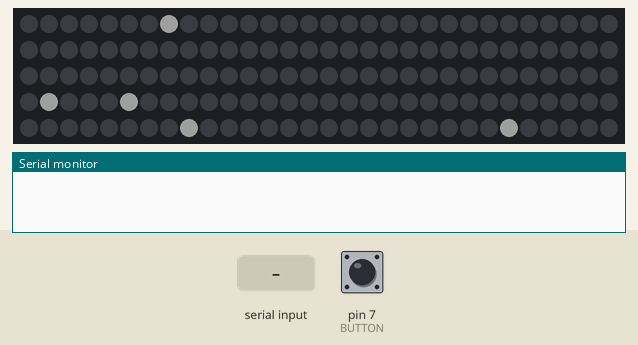
Bench run of a sketch on a simulated Arduino Uno, built with avr-gcc and run on an emulated ATmega328P. Shown: 150 RGB LEDs in strip order, left to right, continuing on the next row, the last lines printed to the serial monitor. The inputs (shaded band) are chosen by the test bench; at power-on: pin 7 (BUTTON) LOW. Dim RGB values are drawn brighter than linear; random numbers use the default seed unless the sketch sets one.

Above: at 1.2 s.
1.3 s: "2\n" received over Serial
3.0 s: "1\n" received over Serial
4.8 s: "3\n" received over Serial
At 5.2 s:
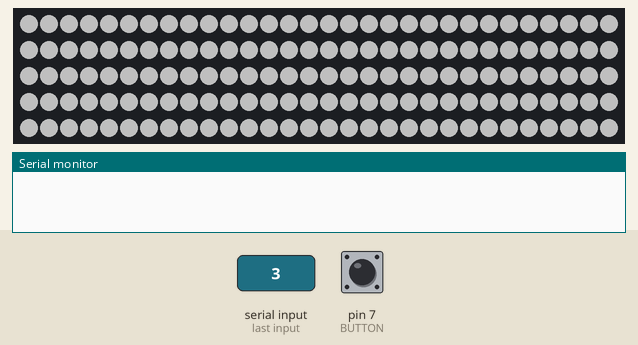
7.4 s: "4\n" received over Serial
At 7.8 s:
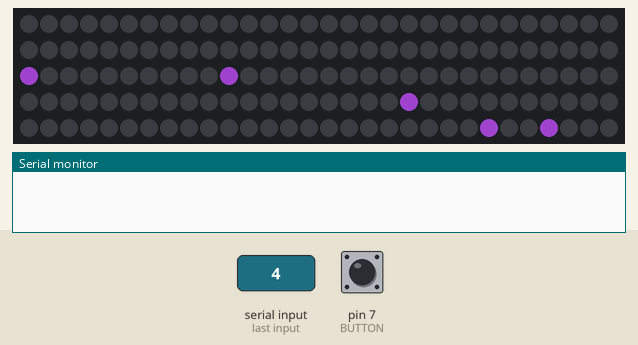
10.4 s: "2\n" received over Serial
At 11.0 s:
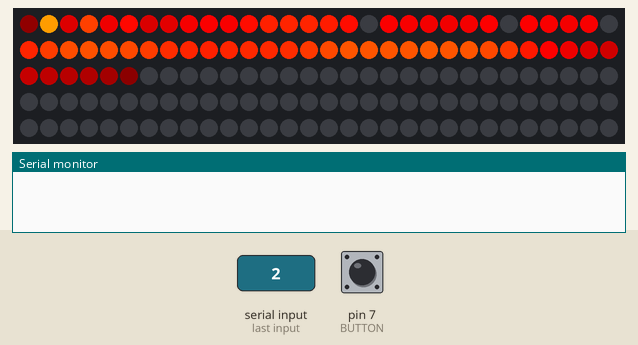
13.2 s: pin 7 (BUTTON) pulled HIGH for 0.15 s
At 14.0 s:
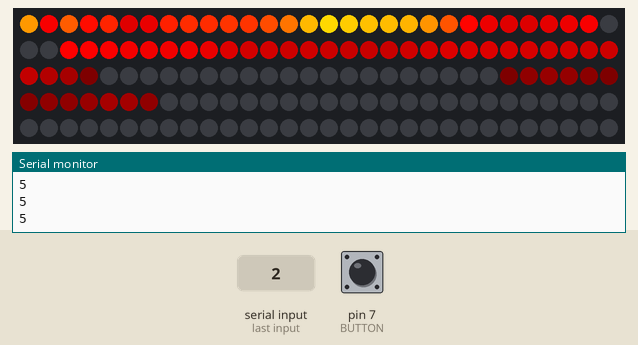

The sketch:

venice.ino
```cpp
#include "FastLED.h"
#include <EEPROM.h>
#define NUM_LEDS 150
CRGB leds[NUM_LEDS];
#define PIN 13

#define BUTTON 7
byte effect = 6;
float k = 0; //running variable in the mainloop responsible for fadeInOut function
bool k_increase = true; //set the FadeInOut Direction

void setup()
{
  FastLED.addLeds<WS2811, PIN, GRB>(leds, NUM_LEDS).setCorrection( TypicalLEDStrip );
  pinMode(2,INPUT_PULLUP);  // internal pull-up resistor
  pinMode(BUTTON, INPUT);
  Serial.begin(9600);

}

// *** REPLACE FROM HERE ***
void loop() {
  if (k == 0) {
    k_increase = true;
  }
  if (k == 255) {
    k_increase = false;
  }
  if (k_increase == true) {
    k++;
  } else {
    k--;
  }

  if (digitalRead(BUTTON) == HIGH) {
    Serial.println("5");
//    Serial.println(count);
  }

  if (Serial.available() >0) {
    String data = Serial.readStringUntil('\n');
    if (data[0] == '1') {
      effect = 6;
    }
    else if (data[0] == '2') {
      effect = 15;
    }
    else if (data[0] == '3') {
      effect = 1;
    }
    else if (data[0] == '4') {
      effect = 2;
    }
//    EEPROM.put(0,effect);
//    Serial.println(data);
  }


  switch(effect) {

    case 1  : {

                setAll(k,k,k);
                showStrip();
                //Twinkle(0xaf, 0x00, 0x00, 50, 300, false);
                break;
              }

    case 2  : {
                // Strobe - Color (red, green, blue), number of flashes, flash speed, end pause
                // Strobe(0x10, 0x10, 0x10, 2, 50, 200);
                Twinkle(0x5A, 0x26, 0x75, 10, 500, false);
                break;
              }


    case 6  : {
                // Twinkle - Color (red, green, blue), count, speed delay, only one twinkle (true/false)
                Twinkle(0x1f, 0x1f, 0x1f, 10, 100, false);
                break;
              }


    case 15 : {
                // Fire - Cooling rate, Sparking rate, speed delay
                Fire(55,120,15);
                break;
              }

  }
}

// *************************
// ** LEDEffect Functions **
// *************************

void RGBLoop(){
  for(int j = 0; j < 3; j++ ) {
    // Fade IN
    for(int k = 0; k < 256; k++) {
      switch(j) {
        case 0: setAll(k,0,0); break;
        case 1: setAll(0,k,0); break;
        case 2: setAll(0,0,k); break;
      }
      showStrip();
      delay(3);
    }
    // Fade OUT
    for(int k = 255; k >= 0; k--) {
      switch(j) {
        case 0: setAll(k,0,0); break;
        case 1: setAll(0,k,0); break;
        case 2: setAll(0,0,k); break;
      }
      showStrip();
      delay(3);
    }
  }
}

void FadeInOut(byte red, byte green, byte blue){
  float r, g, b;

  for(int k = 0; k < 256; k=k+1) {
    r = (k/256.0)*red;
    g = (k/256.0)*green;
    b = (k/256.0)*blue;
    setAll(r,g,b);
    showStrip();
  }

  for(int k = 255; k >= 0; k=k-2) {
    r = (k/256.0)*red;
    g = (k/256.0)*green;
    b = (k/256.0)*blue;
    setAll(r,g,b);
    showStrip();
  }
}

void Strobe(byte red, byte green, byte blue, int StrobeCount, int FlashDelay, int EndPause){
  for(int j = 0; j < StrobeCount; j++) {
    setAll(red,green,blue);
    showStrip();
    delay(FlashDelay);
    setAll(0,0,0);
    showStrip();
    delay(FlashDelay);
  }

 delay(EndPause);
}

void HalloweenEyes(byte red, byte green, byte blue,
                   int EyeWidth, int EyeSpace,
                   boolean Fade, int Steps, int FadeDelay,
                   int EndPause){
  randomSeed(analogRead(0));

  int i;
  int StartPoint  = random( 0, NUM_LEDS - (2*EyeWidth) - EyeSpace );
  int Start2ndEye = StartPoint + EyeWidth + EyeSpace;

  for(i = 0; i < EyeWidth; i++) {
    setPixel(StartPoint + i, red, green, blue);
    setPixel(Start2ndEye + i, red, green, blue);
  }

  showStrip();

  if(Fade==true) {
    float r, g, b;

    for(int j = Steps; j >= 0; j--) {
      r = j*(red/Steps);
      g = j*(green/Steps);
      b = j*(blue/Steps);

      for(i = 0; i < EyeWidth; i++) {
        setPixel(StartPoint + i, r, g, b);
        setPixel(Start2ndEye + i, r, g, b);
      }

      showStrip();
      delay(FadeDelay);
    }
  }

  setAll(0,0,0); // Set all black

  delay(EndPause);
}

void CylonBounce(byte red, byte green, byte blue, int EyeSize, int SpeedDelay, int ReturnDelay){

  for(int i = 0; i < NUM_LEDS-EyeSize-2; i++) {
    setAll(0,0,0);
    setPixel(i, red/10, green/10, blue/10);
    for(int j = 1; j <= EyeSize; j++) {
      setPixel(i+j, red, green, blue);
    }
    setPixel(i+EyeSize+1, red/10, green/10, blue/10);
    showStrip();
    delay(SpeedDelay);
  }

  delay(ReturnDelay);

  for(int i = NUM_LEDS-EyeSize-2; i > 0; i--) {
    setAll(0,0,0);
    setPixel(i, red/10, green/10, blue/10);
    for(int j = 1; j <= EyeSize; j++) {
      setPixel(i+j, red, green, blue);
    }
    setPixel(i+EyeSize+1, red/10, green/10, blue/10);
    showStrip();
    delay(SpeedDelay);
  }

  delay(ReturnDelay);
}

void NewKITT(byte red, byte green, byte blue, int EyeSize, int SpeedDelay, int ReturnDelay){
  RightToLeft(red, green, blue, EyeSize, SpeedDelay, ReturnDelay);
  LeftToRight(red, green, blue, EyeSize, SpeedDelay, ReturnDelay);
  OutsideToCenter(red, green, blue, EyeSize, SpeedDelay, ReturnDelay);
  CenterToOutside(red, green, blue, EyeSize, SpeedDelay, ReturnDelay);
  LeftToRight(red, green, blue, EyeSize, SpeedDelay, ReturnDelay);
  RightToLeft(red, green, blue, EyeSize, SpeedDelay, ReturnDelay);
  OutsideToCenter(red, green, blue, EyeSize, SpeedDelay, ReturnDelay);
  CenterToOutside(red, green, blue, EyeSize, SpeedDelay, ReturnDelay);
}

// used by NewKITT
void CenterToOutside(byte red, byte green, byte blue, int EyeSize, int SpeedDelay, int ReturnDelay) {
  for(int i =((NUM_LEDS-EyeSize)/2); i>=0; i--) {
    setAll(0,0,0);

    setPixel(i, red/10, green/10, blue/10);
    for(int j = 1; j <= EyeSize; j++) {
      setPixel(i+j, red, green, blue);
    }
    setPixel(i+EyeSize+1, red/10, green/10, blue/10);

    setPixel(NUM_LEDS-i, red/10, green/10, blue/10);
    for(int j = 1; j <= EyeSize; j++) {
      setPixel(NUM_LEDS-i-j, red, green, blue);
    }
    setPixel(NUM_LEDS-i-EyeSize-1, red/10, green/10, blue/10);

    showStrip();
    delay(SpeedDelay);
  }
  delay(ReturnDelay);
}

// used by NewKITT
void OutsideToCenter(byte red, byte green, byte blue, int EyeSize, int SpeedDelay, int ReturnDelay) {
  for(int i = 0; i<=((NUM_LEDS-EyeSize)/2); i++) {
    setAll(0,0,0);

    setPixel(i, red/10, green/10, blue/10);
    for(int j = 1; j <= EyeSize; j++) {
      setPixel(i+j, red, green, blue);
    }
    setPixel(i+EyeSize+1, red/10, green/10, blue/10);

    setPixel(NUM_LEDS-i, red/10, green/10, blue/10);
    for(int j = 1; j <= EyeSize; j++) {
      setPixel(NUM_LEDS-i-j, red, green, blue);
    }
    setPixel(NUM_LEDS-i-EyeSize-1, red/10, green/10, blue/10);

    showStrip();
    delay(SpeedDelay);
  }
  delay(ReturnDelay);
}

// used by NewKITT
void LeftToRight(byte red, byte green, byte blue, int EyeSize, int SpeedDelay, int ReturnDelay) {
  for(int i = 0; i < NUM_LEDS-EyeSize-2; i++) {
    setAll(0,0,0);
    setPixel(i, red/10, green/10, blue/10);
    for(int j = 1; j <= EyeSize; j++) {
      setPixel(i+j, red, green, blue);
    }
    setPixel(i+EyeSize+1, red/10, green/10, blue/10);
    showStrip();
    delay(SpeedDelay);
  }
  delay(ReturnDelay);
}

// used by NewKITT
void RightToLeft(byte red, byte green, byte blue, int EyeSize, int SpeedDelay, int ReturnDelay) {
  for(int i = NUM_LEDS-EyeSize-2; i > 0; i--) {
    setAll(0,0,0);
    setPixel(i, red/10, green/10, blue/10);
    for(int j = 1; j <= EyeSize; j++) {
      setPixel(i+j, red, green, blue);
    }
    setPixel(i+EyeSize+1, red/10, green/10, blue/10);
    showStrip();
    delay(SpeedDelay);
  }
  delay(ReturnDelay);
}

void Twinkle(byte red, byte green, byte blue, int Count, int SpeedDelay, boolean OnlyOne) {
  setAll(0,0,0);

  for (int i=0; i<Count; i++) {
     static unsigned long lastUpdate = 0;
     unsigned long now = millis();
     if (now > lastUpdate + SpeedDelay) {
        setPixel(random(NUM_LEDS),red,green,blue);
        setPixel(random(NUM_LEDS),red,green,blue);
        setPixel(random(NUM_LEDS),red,green,blue);
        setPixel(random(NUM_LEDS),red,green,blue);
        setPixel(random(NUM_LEDS),red,green,blue);
        showStrip();
        lastUpdate = now;
     }
   }

  delay(SpeedDelay);
}
void TwinkleRandom(int Count, int SpeedDelay, boolean OnlyOne) {
  setAll(0,0,0);

  for (int i=0; i<Count; i++) {
     setPixel(random(NUM_LEDS),random(0,255),random(0,255),random(0,255));
     showStrip();
     delay(SpeedDelay);
     if(OnlyOne) {
       setAll(0,0,0);
     }
   }

  delay(SpeedDelay);
}


void Fire(int Cooling, int Sparking, int SpeedDelay) {
  static byte heat[NUM_LEDS];
  int cooldown;

  // Step 1.  Cool down every cell a little
  for( int i = 0; i < NUM_LEDS; i++) {
    cooldown = random(0, ((Cooling * 10) / NUM_LEDS) + 2);

    if(cooldown>heat[i]) {
      heat[i]=0;
    } else {
      heat[i]=heat[i]-cooldown;
    }
  }

  // Step 2.  Heat from each cell drifts 'up' and diffuses a little
  for( int k= NUM_LEDS - 1; k >= 2; k--) {
    heat[k] = (heat[k - 1] + heat[k - 2] + heat[k - 2]) / 3;
  }

  // Step 3.  Randomly ignite new 'sparks' near the bottom
  if( random(255) < Sparking ) {
    int y = random(7);
    heat[y] = heat[y] + random(160,255);
    //heat[y] = random(160,255);
  }

  // Step 4.  Convert heat to LED colors
  for( int j = 0; j < NUM_LEDS; j++) {
    setPixelHeatColor(j, heat[j] );
  }

  showStrip();
  delay(SpeedDelay);
}

void setPixelHeatColor (int Pixel, byte temperature) {
  // Scale 'heat' down from 0-255 to 0-191
  byte t192 = round((temperature/255.0)*191);

  // calculate ramp up from
  byte heatramp = t192 & 0x3F; // 0..63
  heatramp <<= 2; // scale up to 0..252

  // figure out which third of the spectrum we're in:
  if( t192 > 0x80) {                     // hottest
    setPixel(Pixel, 255, 255, heatramp);
  } else if( t192 > 0x40 ) {             // middle
    setPixel(Pixel, 255, heatramp, 0);
  } else {                               // coolest
    setPixel(Pixel, heatramp, 0, 0);
  }
}

void meteorRain(byte red, byte green, byte blue, byte meteorSize, byte meteorTrailDecay, boolean meteorRandomDecay, int SpeedDelay) {
  setAll(0,0,0);

  for(int i = 0; i < NUM_LEDS+NUM_LEDS; i++) {


    // fade brightness all LEDs one step
    for(int j=0; j<NUM_LEDS; j++) {
      if( (!meteorRandomDecay) || (random(10)>5) ) {
        fadeToBlack(j, meteorTrailDecay );
      }
    }

    // draw meteor
    for(int j = 0; j < meteorSize; j++) {
      if( ( i-j <NUM_LEDS) && (i-j>=0) ) {
        setPixel(i-j, red, green, blue);
      }
    }

    showStrip();
    delay(SpeedDelay);
  }
}

// used by meteorrain
void fadeToBlack(int ledNo, byte fadeValue) {
 #ifdef ADAFRUIT_NEOPIXEL_H
    // NeoPixel
    uint32_t oldColor;
    uint8_t r, g, b;
    int value;

    oldColor = strip.getPixelColor(ledNo);
    r = (oldColor & 0x00ff0000UL) >> 16;
    g = (oldColor & 0x0000ff00UL) >> 8;
    b = (oldColor & 0x000000ffUL);

    r=(r<=10)? 0 : (int) r-(r*fadeValue/256);
    g=(g<=10)? 0 : (int) g-(g*fadeValue/256);
    b=(b<=10)? 0 : (int) b-(b*fadeValue/256);

    strip.setPixelColor(ledNo, r,g,b);
 #endif
 #ifndef ADAFRUIT_NEOPIXEL_H
   // FastLED
   leds[ledNo].fadeToBlackBy( fadeValue );
 #endif
}

// *** REPLACE TO HERE ***


// ***************************************
// ** FastLed/NeoPixel Common Functions **
// ***************************************

// Apply LED color changes
void showStrip() {
 #ifdef ADAFRUIT_NEOPIXEL_H
   // NeoPixel
   strip.show();
 #endif
 #ifndef ADAFRUIT_NEOPIXEL_H
   // FastLED
   FastLED.show();
 #endif
}

// Set a LED color (not yet visible)
void setPixel(int Pixel, byte red, byte green, byte blue) {
 #ifdef ADAFRUIT_NEOPIXEL_H
   // NeoPixel
   strip.setPixelColor(Pixel, strip.Color(red, green, blue));
 #endif
 #ifndef ADAFRUIT_NEOPIXEL_H
   // FastLED
   leds[Pixel].r = red;
   leds[Pixel].g = green;
   leds[Pixel].b = blue;
 #endif
}

// Set all LEDs to a given color and apply it (visible)
void setAll(byte red, byte green, byte blue) {
  for(int i = 0; i < NUM_LEDS; i++ ) {
    setPixel(i, red, green, blue);
  }
  showStrip();
}
```
